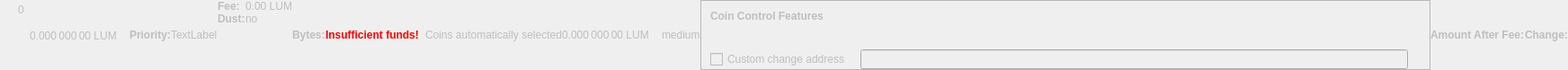
    <widget class="QWidget" name="dummyHideWidget" native="true">
     <property name="enabled">
      <bool>false</bool>
     </property>
     <property name="maximumSize">
      <size>
       <width>100</width>
       <height>22</height>
      </size>
     </property>
     <layout class="QHBoxLayout" name="dummyHideLayout">
      <property name="spacing">
       <number>0</number>
      </property>
      <property name="leftMargin">
       <number>0</number>
      </property>
      <property name="topMargin">
       <number>0</number>
      </property>
      <property name="rightMargin">
       <number>0</number>
      </property>
      <property name="bottomMargin">
       <number>0</number>
      </property>
      <item>
       <layout class="QFormLayout" name="formLayoutCoinControl1">
        <property name="horizontalSpacing">
         <number>10</number>
        </property>
        <property name="verticalSpacing">
         <number>14</number>
        </property>
        <property name="leftMargin">
         <number>10</number>
        </property>
        <property name="topMargin">
         <number>4</number>
        </property>
        <property name="rightMargin">
         <number>6</number>
        </property>
        <item row="0" column="1">
         <widget class="QLabel" name="labelCoinControlBytes">
          <property name="cursor">
           <cursorShape>IBeamCursor</cursorShape>
          </property>
          <property name="contextMenuPolicy">
           <enum>Qt::ActionsContextMenu</enum>
          </property>
          <property name="text">
           <string notr="true">0</string>
          </property>
          <property name="textInteractionFlags">
           <set>Qt::LinksAccessibleByMouse|Qt::TextSelectableByKeyboard|Qt::TextSelectableByMouse</set>
          </property>
         </widget>
        </item>
       </layout>
      </item>
      <item>
       <widget class="QLabel" name="labelCoinControlAfterFee">
        <property name="enabled">
         <bool>false</bool>
        </property>
        <property name="sizePolicy">
         <sizepolicy hsizetype="Fixed" vsizetype="Fixed">
          <horstretch>0</horstretch>
          <verstretch>0</verstretch>
         </sizepolicy>
        </property>
        <property name="minimumSize">
         <size>
          <width>111</width>
          <height>12</height>
         </size>
        </property>
        <property name="maximumSize">
         <size>
          <width>111</width>
          <height>12</height>
         </size>
        </property>
        <property name="cursor">
         <cursorShape>IBeamCursor</cursorShape>
        </property>
        <property name="contextMenuPolicy">
         <enum>Qt::ActionsContextMenu</enum>
        </property>
        <property name="text">
         <string notr="true">0.000 000 00 LUM</string>
        </property>
        <property name="textInteractionFlags">
         <set>Qt::LinksAccessibleByMouse|Qt::TextSelectableByKeyboard|Qt::TextSelectableByMouse</set>
        </property>
       </widget>
      </item>
      <item>
       <widget class="QLabel" name="labelCoinControlPriorityText">
        <property name="enabled">
         <bool>false</bool>
        </property>
        <property name="font">
         <font>
          <weight>75</weight>
          <bold>true</bold>
         </font>
        </property>
        <property name="text">
         <string>Priority:</string>
        </property>
       </widget>
      </item>
      <item>
       <layout class="QHBoxLayout" name="horizontalLayout">
        <item>
         <widget class="QLabel" name="WarningLabel">
          <property name="text">
           <string>TextLabel</string>
          </property>
         </widget>
        </item>
       </layout>
      </item>
      <item>
       <layout class="QFormLayout" name="formLayoutCoinControl3">
        <property name="horizontalSpacing">
         <number>0</number>
        </property>
        <property name="verticalSpacing">
         <number>0</number>
        </property>
        <property name="leftMargin">
         <number>0</number>
        </property>
        <property name="topMargin">
         <number>0</number>
        </property>
        <property name="rightMargin">
         <number>0</number>
        </property>
        <item row="0" column="0">
         <widget class="QLabel" name="labelCoinControlFeeText">
          <property name="enabled">
           <bool>false</bool>
          </property>
          <property name="font">
           <font>
            <weight>75</weight>
            <bold>true</bold>
           </font>
          </property>
          <property name="text">
           <string>Fee:</string>
          </property>
          <property name="margin">
           <number>0</number>
          </property>
         </widget>
        </item>
        <item row="0" column="1">
         <widget class="QLabel" name="labelCoinControlFee">
          <property name="enabled">
           <bool>false</bool>
          </property>
          <property name="cursor">
           <cursorShape>IBeamCursor</cursorShape>
          </property>
          <property name="contextMenuPolicy">
           <enum>Qt::ActionsContextMenu</enum>
          </property>
          <property name="text">
           <string notr="true">0.00 LUM</string>
          </property>
          <property name="textInteractionFlags">
           <set>Qt::LinksAccessibleByMouse|Qt::TextSelectableByKeyboard|Qt::TextSelectableByMouse</set>
          </property>
         </widget>
        </item>
        <item row="1" column="0">
         <widget class="QLabel" name="labelCoinControlLowOutputText">
          <property name="enabled">
           <bool>false</bool>
          </property>
          <property name="font">
           <font>
            <weight>75</weight>
            <bold>true</bold>
           </font>
          </property>
          <property name="text">
           <string>Dust:</string>
          </property>
         </widget>
        </item>
        <item row="1" column="1">
         <widget class="QLabel" name="labelCoinControlLowOutput">
          <property name="enabled">
           <bool>false</bool>
          </property>
          <property name="cursor">
           <cursorShape>IBeamCursor</cursorShape>
          </property>
          <property name="contextMenuPolicy">
           <enum>Qt::ActionsContextMenu</enum>
          </property>
          <property name="text">
           <string>no</string>
          </property>
          <property name="textInteractionFlags">
           <set>Qt::LinksAccessibleByMouse|Qt::TextSelectableByKeyboard|Qt::TextSelectableByMouse</set>
          </property>
         </widget>
        </item>
       </layout>
      </item>
      <item>
       <widget class="QLabel" name="labelCoinControlBytesText">
        <property name="enabled">
         <bool>false</bool>
        </property>
        <property name="font">
         <font>
          <weight>75</weight>
          <bold>true</bold>
         </font>
        </property>
        <property name="text">
         <string>Bytes:</string>
        </property>
       </widget>
      </item>
      <item>
       <layout class="QFormLayout" name="formLayoutCoinControl2">
        <property name="horizontalSpacing">
         <number>0</number>
        </property>
        <property name="verticalSpacing">
         <number>0</number>
        </property>
        <property name="leftMargin">
         <number>0</number>
        </property>
        <property name="topMargin">
         <number>0</number>
        </property>
        <property name="rightMargin">
         <number>0</number>
        </property>
       </layout>
      </item>
      <item>
       <layout class="QHBoxLayout" name="horizontalLayoutCoinControl2">
        <property name="spacing">
         <number>0</number>
        </property>
        <property name="bottomMargin">
         <number>0</number>
        </property>
       </layout>
      </item>
      <item>
       <widget class="QLabel" name="labelCoinControlInsuffFunds">
        <property name="enabled">
         <bool>false</bool>
        </property>
        <property name="minimumSize">
         <size>
          <width>0</width>
          <height>0</height>
         </size>
        </property>
        <property name="font">
         <font>
          <weight>75</weight>
          <bold>true</bold>
         </font>
        </property>
        <property name="styleSheet">
         <string notr="true">color:red;font-weight:bold;</string>
        </property>
        <property name="text">
         <string>Insufficient funds!</string>
        </property>
        <property name="margin">
         <number>5</number>
        </property>
       </widget>
      </item>
      <item>
       <layout class="QFormLayout" name="formLayoutCoinControl4">
        <property name="horizontalSpacing">
         <number>0</number>
        </property>
        <property name="verticalSpacing">
         <number>0</number>
        </property>
        <property name="leftMargin">
         <number>0</number>
        </property>
        <property name="topMargin">
         <number>0</number>
        </property>
        <property name="rightMargin">
         <number>0</number>
        </property>
       </layout>
      </item>
      <item>
       <widget class="QLabel" name="labelCoinControlChangeLabel">
        <property name="enabled">
         <bool>false</bool>
        </property>
        <property name="sizePolicy">
         <sizepolicy hsizetype="Preferred" vsizetype="Expanding">
          <horstretch>0</horstretch>
          <verstretch>0</verstretch>
         </sizepolicy>
        </property>
        <property name="minimumSize">
         <size>
          <width>0</width>
          <height>0</height>
         </size>
        </property>
        <property name="text">
         <string/>
        </property>
        <property name="margin">
         <number>3</number>
        </property>
       </widget>
      </item>
      <item>
       <widget class="QLabel" name="labelCoinControlAutomaticallySelected">
        <property name="enabled">
         <bool>false</bool>
        </property>
        <property name="sizePolicy">
         <sizepolicy hsizetype="Fixed" vsizetype="Fixed">
          <horstretch>0</horstretch>
          <verstretch>0</verstretch>
         </sizepolicy>
        </property>
        <property name="minimumSize">
         <size>
          <width>0</width>
          <height>0</height>
         </size>
        </property>
        <property name="maximumSize">
         <size>
          <width>240</width>
          <height>16777215</height>
         </size>
        </property>
        <property name="text">
         <string>Coins automatically selected</string>
        </property>
        <property name="margin">
         <number>5</number>
        </property>
       </widget>
      </item>
      <item>
       <widget class="QLabel" name="labelCoinControlChange">
        <property name="enabled">
         <bool>false</bool>
        </property>
        <property name="sizePolicy">
         <sizepolicy hsizetype="Fixed" vsizetype="Fixed">
          <horstretch>0</horstretch>
          <verstretch>0</verstretch>
         </sizepolicy>
        </property>
        <property name="minimumSize">
         <size>
          <width>111</width>
          <height>0</height>
         </size>
        </property>
        <property name="maximumSize">
         <size>
          <width>111</width>
          <height>16777215</height>
         </size>
        </property>
        <property name="cursor">
         <cursorShape>IBeamCursor</cursorShape>
        </property>
        <property name="contextMenuPolicy">
         <enum>Qt::ActionsContextMenu</enum>
        </property>
        <property name="text">
         <string notr="true">0.000 000 00 LUM</string>
        </property>
        <property name="textInteractionFlags">
         <set>Qt::LinksAccessibleByMouse|Qt::TextSelectableByKeyboard|Qt::TextSelectableByMouse</set>
        </property>
       </widget>
      </item>
      <item>
       <widget class="QLabel" name="labelCoinControlPriority">
        <property name="enabled">
         <bool>false</bool>
        </property>
        <property name="cursor">
         <cursorShape>IBeamCursor</cursorShape>
        </property>
        <property name="contextMenuPolicy">
         <enum>Qt::ActionsContextMenu</enum>
        </property>
        <property name="text">
         <string>medium</string>
        </property>
        <property name="textInteractionFlags">
         <set>Qt::LinksAccessibleByMouse|Qt::TextSelectableByKeyboard|Qt::TextSelectableByMouse</set>
        </property>
       </widget>
      </item>
      <item>
       <widget class="QFrame" name="frameCoinControl">
        <property name="sizePolicy">
         <sizepolicy hsizetype="Expanding" vsizetype="Expanding">
          <horstretch>0</horstretch>
          <verstretch>0</verstretch>
         </sizepolicy>
        </property>
        <property name="maximumSize">
         <size>
          <width>16777215</width>
          <height>16777215</height>
         </size>
        </property>
        <property name="frameShape">
         <enum>QFrame::StyledPanel</enum>
        </property>
        <property name="frameShadow">
         <enum>QFrame::Sunken</enum>
        </property>
        <layout class="QVBoxLayout" name="verticalLayoutCoinControl2_2">
         <property name="spacing">
          <number>0</number>
         </property>
         <property name="leftMargin">
          <number>0</number>
         </property>
         <property name="topMargin">
          <number>0</number>
         </property>
         <property name="rightMargin">
          <number>0</number>
         </property>
         <property name="bottomMargin">
          <number>0</number>
         </property>
         <item>
          <layout class="QVBoxLayout" name="verticalLayoutCoinControl" stretch="0,0,0,1">
           <property name="spacing">
            <number>0</number>
           </property>
           <property name="leftMargin">
            <number>10</number>
           </property>
           <property name="topMargin">
            <number>10</number>
           </property>
           <item>
            <layout class="QHBoxLayout" name="horizontalLayoutCoinControl1">
             <property name="bottomMargin">
              <number>15</number>
             </property>
             <item>
              <widget class="QLabel" name="labelCoinControlFeatures">
               <property name="enabled">
                <bool>false</bool>
               </property>
               <property name="sizePolicy">
                <sizepolicy hsizetype="Preferred" vsizetype="Maximum">
                 <horstretch>0</horstretch>
                 <verstretch>0</verstretch>
                </sizepolicy>
               </property>
               <property name="font">
                <font>
                 <weight>75</weight>
                 <bold>true</bold>
                </font>
               </property>
               <property name="styleSheet">
                <string notr="true">font-weight:bold;</string>
               </property>
               <property name="text">
                <string>Coin Control Features</string>
               </property>
              </widget>
             </item>
            </layout>
           </item>
           <item>
            <widget class="QWidget" name="widgetCoinControl" native="true">
             <property name="sizePolicy">
              <sizepolicy hsizetype="Preferred" vsizetype="Preferred">
               <horstretch>0</horstretch>
               <verstretch>0</verstretch>
              </sizepolicy>
             </property>
             <property name="minimumSize">
              <size>
               <width>0</width>
               <height>0</height>
              </size>
             </property>
             <property name="styleSheet">
              <string notr="true"/>
             </property>
             <layout class="QHBoxLayout" name="horizontalLayoutCoinControl5_2">
              <property name="leftMargin">
               <number>0</number>
              </property>
              <property name="topMargin">
               <number>0</number>
              </property>
              <property name="rightMargin">
               <number>0</number>
              </property>
              <property name="bottomMargin">
               <number>0</number>
              </property>
              <item>
               <layout class="QHBoxLayout" name="horizontalLayoutCoinControl3">
                <property name="spacing">
                 <number>20</number>
                </property>
                <property name="topMargin">
                 <number>0</number>
                </property>
                <property name="bottomMargin">
                 <number>10</number>
                </property>
               </layout>
              </item>
             </layout>
            </widget>
           </item>
           <item>
            <layout class="QHBoxLayout" name="horizontalLayoutCoinControl4" stretch="0,0,0">
             <property name="spacing">
              <number>12</number>
             </property>
             <property name="sizeConstraint">
              <enum>QLayout::SetDefaultConstraint</enum>
             </property>
             <property name="topMargin">
              <number>5</number>
             </property>
             <property name="rightMargin">
              <number>5</number>
             </property>
             <item>
              <widget class="QCheckBox" name="checkBoxCoinControlChange">
               <property name="enabled">
                <bool>false</bool>
               </property>
               <property name="toolTip">
                <string>If this is activated, but the change address is empty or invalid, change will be sent to a newly generated address.</string>
               </property>
               <property name="text">
                <string>Custom change address</string>
               </property>
              </widget>
             </item>
             <item>
              <widget class="QValidatedLineEdit" name="lineEditCoinControlChange">
               <property name="enabled">
                <bool>false</bool>
               </property>
               <property name="sizePolicy">
                <sizepolicy hsizetype="Expanding" vsizetype="Fixed">
                 <horstretch>0</horstretch>
                 <verstretch>0</verstretch>
                </sizepolicy>
               </property>
              </widget>
             </item>
             <item>
              <widget class="QLabel" name="labelCoinControlChangeLabel_2">
               <property name="sizePolicy">
                <sizepolicy hsizetype="Preferred" vsizetype="Expanding">
                 <horstretch>0</horstretch>
                 <verstretch>0</verstretch>
                </sizepolicy>
               </property>
               <property name="minimumSize">
                <size>
                 <width>0</width>
                 <height>0</height>
                </size>
               </property>
               <property name="text">
                <string/>
               </property>
               <property name="margin">
                <number>3</number>
               </property>
              </widget>
             </item>
            </layout>
           </item>
           <item>
            <spacer name="verticalSpacerCoinControl">
             <property name="orientation">
              <enum>Qt::Vertical</enum>
             </property>
             <property name="sizeHint" stdset="0">
              <size>
               <width>800</width>
               <height>1</height>
              </size>
             </property>
            </spacer>
           </item>
          </layout>
         </item>
        </layout>
       </widget>
      </item>
      <item>
       <widget class="QLabel" name="labelCoinControlAfterFeeText">
        <property name="enabled">
         <bool>false</bool>
        </property>
        <property name="minimumSize">
         <size>
          <width>0</width>
          <height>0</height>
         </size>
        </property>
        <property name="maximumSize">
         <size>
          <width>16777215</width>
          <height>16777215</height>
         </size>
        </property>
        <property name="font">
         <font>
          <weight>75</weight>
          <bold>true</bold>
         </font>
        </property>
        <property name="text">
         <string>Amount After Fee:</string>
        </property>
        <property name="alignment">
         <set>Qt::AlignLeading|Qt::AlignLeft|Qt::AlignVCenter</set>
        </property>
        <property name="margin">
         <number>0</number>
        </property>
       </widget>
      </item>
      <item>
       <widget class="QLabel" name="labelCoinControlChangeText">
        <property name="enabled">
         <bool>false</bool>
        </property>
        <property name="sizePolicy">
         <sizepolicy hsizetype="Preferred" vsizetype="Preferred">
          <horstretch>0</horstretch>
          <verstretch>0</verstretch>
         </sizepolicy>
        </property>
        <property name="minimumSize">
         <size>
          <width>0</width>
          <height>0</height>
         </size>
        </property>
        <property name="maximumSize">
         <size>
          <width>16777215</width>
          <height>16777215</height>
         </size>
        </property>
        <property name="font">
         <font>
          <weight>75</weight>
          <bold>true</bold>
         </font>
        </property>
        <property name="text">
         <string>Change:</string>
        </property>
        <property name="alignment">
         <set>Qt::AlignLeading|Qt::AlignLeft|Qt::AlignVCenter</set>
        </property>
       </widget>
      </item>
     </layout>
    </widget>
